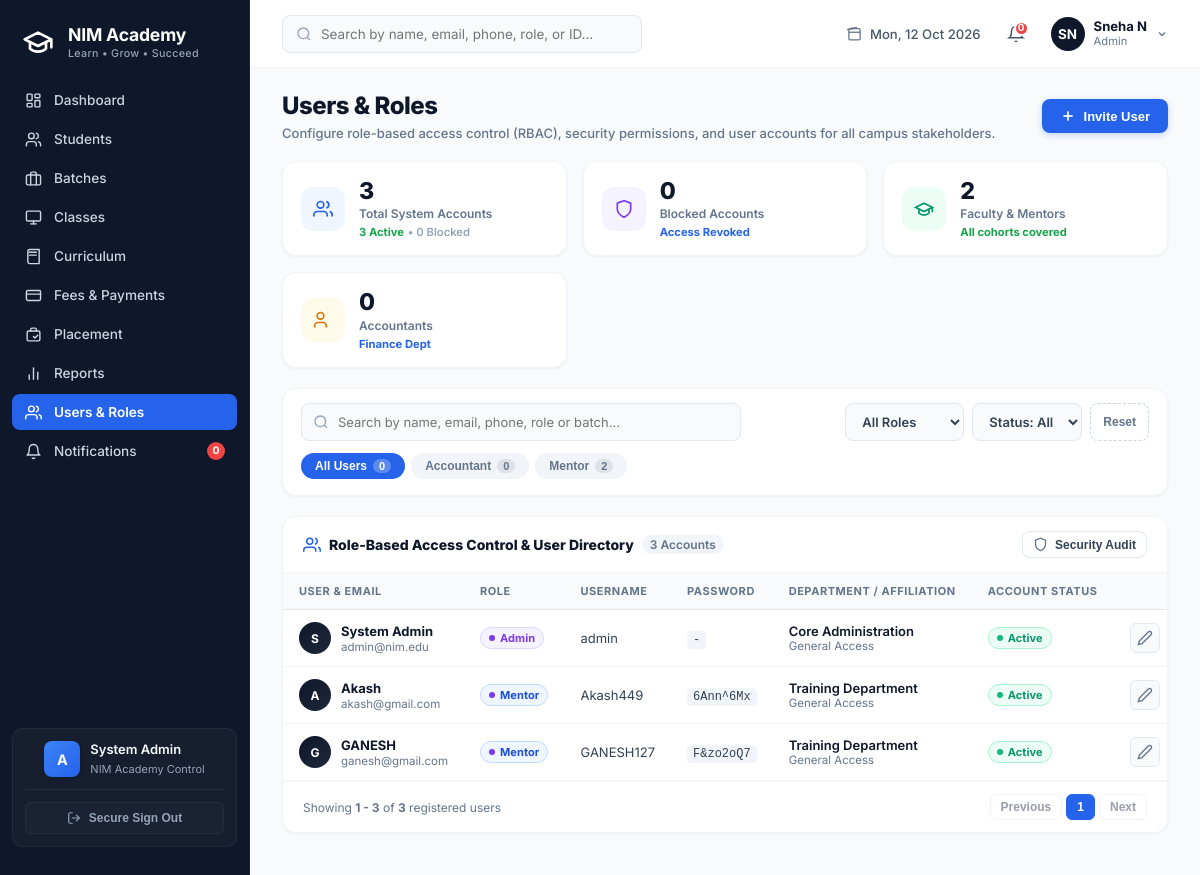
/users/, run on the app's committed database.
### studentsapp/models.py (models this page shows)
class AppUser(models.Model):
    name = models.CharField(max_length=100)
    role = models.CharField(max_length=50)
    email = models.EmailField()
    status = models.CharField(max_length=20, default='Active')
    term_credits = models.CharField(max_length=50, blank=True, null=True, default='Semester 1 / 4 Cr')
    topics_count = models.IntegerField(default=12)
    hands_on_labs = models.IntegerField(default=4)
    compute_env = models.CharField(max_length=100, blank=True, null=True, default='AWS Cloud9')
    username = models.CharField(max_length=50, blank=True, null=True)
    portal_password = models.CharField(max_length=50, blank=True, null=True)

### studentsapp/views.py (the view)
# urls.py: path('users/', views.users_roles, name='users_roles'),
def users_roles(request):
    query = request.GET.get('q', '')
    role_filter = request.GET.get('role', '')
    status_filter = request.GET.get('status', '')
    from django.db.models import Sum
    users_qs = AppUser.objects.annotate(
        student_count=Count('mentees', filter=Q(mentees__approval_status='Approved') & ~Q(mentees__status='Dropped')),
        total_capacity=Sum('batch__capacity', filter=Q(batch__status='Active'))
    ).order_by('-id')
    for u in users_qs:
        if u.total_capacity is None:
            u.total_capacity = 0
    if query:
        users_qs = users_qs.filter(Q(name__icontains=query) | Q(email__icontains=query) | Q(username__icontains=query))
    if role_filter and role_filter != 'all':
        users_qs = users_qs.filter(role__iexact=role_filter)
    if status_filter:
        users_qs = users_qs.filter(status__iexact=status_filter)
    paginator = Paginator(users_qs, 5)
    page_number = request.GET.get('page')
    page_obj = paginator.get_page(page_number)
    context = {
        'active_page': 'users_roles',
        'users': page_obj,
        'kpi': {
            'total': AppUser.objects.count(),
            'admins': AppUser.objects.filter(role='Admin').count(),
            'mentors': AppUser.objects.filter(role='Mentor').count(),
            'accountants': AppUser.objects.filter(role='Accountant').count(),
            'active': AppUser.objects.filter(status='Active').count(),
            'blocked': AppUser.objects.filter(status='Blocked').count(),
        },
        'current_q': query,
        'current_role': role_filter,
        'current_status': status_filter
    }
    return render(request, 'users_roles.html', context)

### studentsapp/templates/users_roles.html (shortened to what this page needs)
{% load static %}
<!DOCTYPE html>
<html lang="en">
<head>
  <link rel="stylesheet" href="{% static 'css/sidebar.css' %}">
  <link rel="stylesheet" href="{% static 'css/dashboard.css' %}">
  <link rel="stylesheet" href="{% static 'css/admin.css' %}">
</head>
<body>
<div class="dashboard-wrapper">
  {% include 'sidebar.html' with active_page='users_roles' %}
  <main class="dashboard-main">
    <header class="main-header">
      <div class="header-search-wrap">
        <span class="search-icon-svg">
        </span>
        <input type="text" class="header-search-input" placeholder="Search by name, email, phone, role, or ID...">
      </div>
      <div class="header-right-meta">
        <div class="header-date-display">
          <svg viewBox="0 0 24 24" fill="none" stroke="currentColor" stroke-width="2"><rect width="18" height="18" x="3" y="4" rx="2"/><line x1="16" x1="16" y1="2" y2="6"/><line x1="8" x2="8" y1="2" y2="6"/><line x1="3" x2="21" y1="10" y2="10"/></svg>
          <span>{% now "D, d M Y" %}</span>
        </div>
        <a href="{% url 'notifications' %}" class="header-notif-btn" title="Notifications">
          <span class="header-notif-badge" id="headerNotifBadge">{{ unread_notifications_count|default:0 }}</span>
        </a>
        <div class="header-user-profile" title="Admin Account">
          <div class="user-avatar-circle" style="background-color: #0f172a; color: #ffffff; font-weight: 700;">SN</div>
          <div class="user-text-info">
            <span class="user-name-title">Sneha N</span>
            <span class="user-role-sub">Admin</span>
          </div>
          <span class="user-dropdown-arrow">
            <svg viewBox="0 0 24 24" fill="none" stroke="currentColor" stroke-width="2.5"><polyline points="6 9 12 15 18 9"/></svg>
          </span>
        </div>
      </div>
    </header>
    <div class="admin-workspace">
      <div class="page-title-row">
        <div class="title-text-group">
          <h1 class="main-page-title">Users & Roles</h1>
          <p class="main-page-subtitle">Configure role-based access control (RBAC), security permissions, and user accounts for all campus stakeholders.</p>
        </div>
        <div class="page-actions-group">
          <button class="btn-primary-add" onclick="document.getElementById('addUserModal').classList.add('active');">
            <svg viewBox="0 0 24 24" fill="none" stroke="currentColor" stroke-width="2.5"><line x1="12" y1="5" x2="12" y2="19"/><line x1="5" y1="12" x2="19" y2="12"/></svg>
            <span>Invite User</span>
          </button>
        </div>
      </div>
      <div class="kpi-cards-grid">
        <div class="kpi-stat-card">
          <div class="kpi-icon-box kpi-icon-blue">
            <svg viewBox="0 0 24 24" fill="none" stroke="currentColor" stroke-width="2"><path d="M17 21v-2a4 4 0 0 0-4-4H5a4 4 0 0 0-4 4v2"/><circle cx="9" cy="7" r="4"/><path d="M23 21v-2a4 4 0 0 0-3-3.87"/><path d="M16 3.13a4 4 0 0 1 0 7.75"/></svg>
          </div>
          <div class="kpi-details-col">
            <span class="kpi-stat-number">{{ kpi.total }}</span>
            <span class="kpi-stat-label">Total System Accounts</span>
            <span class="kpi-trend-row"><span class="trend-green">{{ kpi.active }} Active</span> &bull; {{ kpi.blocked }} Blocked</span>
          </div>
        </div>
        <div class="kpi-stat-card">
          <div class="kpi-icon-box kpi-icon-purple">
            <svg viewBox="0 0 24 24" fill="none" stroke="currentColor" stroke-width="2"><path d="M12 22s8-4 8-10V5l-8-3-8 3v7c0 6 8 10 8 10z"/></svg>
          </div>
          <div class="kpi-details-col">
            <span class="kpi-stat-number">{{ kpi.blocked }}</span>
              <span class="kpi-stat-label">Blocked Accounts</span>
              <span class="kpi-trend-row"><span class="trend-blue">Access Revoked</span></span>
          </div>
        </div>
        <div class="kpi-stat-card">
          <div class="kpi-icon-box kpi-icon-green">
            <svg viewBox="0 0 24 24" fill="none" stroke="currentColor" stroke-width="2"><path d="M22 10v6M2 10l10-5 10 5-10 5z"/><path d="M6 12v5c3 3 9 3 12 0v-5"/></svg>
          </div>
          <div class="kpi-details-col">
            <span class="kpi-stat-number">{{ kpi.mentors }}</span>
            <span class="kpi-stat-label">Faculty & Mentors</span>
            <span class="kpi-trend-row"><span class="trend-green">All cohorts covered</span></span>
          </div>
        </div>
        <div class="kpi-stat-card">
          <div class="kpi-icon-box kpi-icon-amber">
            <svg viewBox="0 0 24 24" fill="none" stroke="currentColor" stroke-width="2"><path d="M16 21v-2a4 4 0 0 0-4-4H6a4 4 0 0 0-4 4v2"/><circle cx="9" cy="7" r="4"/></svg>
          </div>
          <div class="kpi-details-col">
            <span class="kpi-stat-number">{{ kpi.accountants }}</span>
            <span class="kpi-stat-label">Accountants</span>
              <span class="kpi-trend-row"><span class="trend-blue">Finance Dept</span></span></span>
          </div>
        </div>
      </div>
      <div class="filter-controls-card">
        <div class="filter-controls-row">
          <div class="filter-search-box">
            <input type="text" class="filter-search-input" id="userSearchInput" placeholder="Search by name, email, phone, role or batch...">
          </div>
          <div class="filter-dropdowns-group">
            <select class="filter-select" id="roleFilterSelect" name="role">
                <option value="all" {% if current_role == "all" %}selected{% endif %}>All Roles</option>
            </select>
            <select class="filter-select" id="statusUserSelect">
                <option value="" {% if current_status == "" %}selected{% endif %}>Status: All</option>
              </select>
            <button class="btn-filter-reset" onclick="resetUserFilters()">Reset</button>
          </div>
        </div>
        <div class="filter-tabs-row">
          <button class="pill-tab-btn {% if not current_role or current_role == 'all' %}active{% endif %}" onclick="filterByRoleTab('all')">
            <span>All Users</span>
            <span class="pill-tab-count">{{ users.count|default:'0' }}</span>
          </button>
          <button class="pill-tab-btn {% if current_role == 'Accountant' %}active{% endif %}" onclick="filterByRoleTab('Accountant')">
            <span>Accountant</span>
            <span class="pill-tab-count">{{ kpi.accountants }}</span>
          </button>
          <button class="pill-tab-btn {% if current_role == 'Mentor' %}active{% endif %}" onclick="filterByRoleTab('Mentor')">
            <span>Mentor</span>
            <span class="pill-tab-count">{{ kpi.mentors }}</span>
          </button>
        </div>
      </div>
      <div class="table-card">
        <div class="table-card-header">
          <div class="table-header-title">
            <svg viewBox="0 0 24 24" fill="none" stroke="currentColor" stroke-width="2" style="width: 18px; height: 18px; color: var(--admin-blue);"><path d="M17 21v-2a4 4 0 0 0-4-4H5a4 4 0 0 0-4 4v2"/><circle cx="9" cy="7" r="4"/><path d="M23 21v-2a4 4 0 0 0-3-3.87"/><path d="M16 3.13a4 4 0 0 1 0 7.75"/></svg>
            <span>Role-Based Access Control & User Directory</span>
            <span class="table-records-count">{{ users.paginator.count|default:"0" }} Accounts</span>
          </div>
          <div style="display: flex; gap: 8px;">
            <button class="btn-secondary-action" style="padding: 5px 10px; font-size: 0.75rem;" onclick="alert('Auditing permissions matrix across all active accounts...');">
              <svg viewBox="0 0 24 24" fill="none" stroke="currentColor" stroke-width="2"><path d="M12 22s8-4 8-10V5l-8-3-8 3v7c0 6 8 10 8 10z"/></svg>
              <span>Security Audit</span>
            </button>
          </div>
        </div>
        <div class="table-scroll-container">
          <table class="admin-data-table" id="usersTable">
            <thead>
              <tr>
                <th style="width: 250px;">User & Email</th>
                <th>Role</th>
                  <th>Username</th>
                  <th>Password</th>
                  <th>Department / Affiliation</th>
                <th>Account Status</th>
                <th style="text-align: right; width: 130px;">Actions</th>
              </tr>
            </thead>
            <tbody>
              {% for app_user in users %}
              <tr data-id="{{ app_user.id }}" data-role="{{ app_user.role }}" data-status="{{ app_user.status|default:"Active" }}">
                <td>
                  <div class="entity-cell">
                    <div class="entity-avatar" style="background: linear-gradient(135deg, #0f172a, #1e293b);">{{ app_user.name|slice:":1"|upper }}</div>
                    <div class="entity-info">
                      <span class="entity-name">{{ app_user.name }}</span>
                      <span class="entity-sub">{{ app_user.email }}</span>
                    </div>
                  </div>
                </td>
                <td>
                  <span class="status-badge badge-role-{{ app_user.role|lower }}">
                    <span class="badge-dot" style="background: #7c3aed;"></span> {{ app_user.role }}
                  </span>
                </td>
                  <td>{{ app_user.username|default:"-" }}</td>
                  <td><span style="font-family:monospace; background:#f1f5f9; padding:2px 6px; border-radius:4px; font-size:0.75rem;">{{ app_user.portal_password|default:"-" }}</span></td>
                <td>
                  <span style="font-weight: 600; color: var(--admin-text-main);">{% if app_user.role == 'Admin' %}Core Administration{% elif app_user.role == 'Mentor' %}Training Department{% else %}Finance Department{% endif %}</span>
                    <div style="font-size: 0.71875rem; color: var(--admin-text-muted);">General Access</div>
                </td>
                <td>
                    {% if app_user.status == 'Blocked' %}
                    <span class="status-badge" style="background:#fee2e2; color:#ef4444;">Blocked</span>
                    {% else %}
                    <span class="status-badge badge-active"><span class="badge-dot"></span> Active</span>
                    {% endif %}
                  </td>
                <td>
                  <div class="table-actions-cell" style="justify-content: flex-end;">
                      <button title="Edit User" onclick="openEditUserModal(this);" style="background: #f8fafc; border: 1px solid #e2e8f0; border-radius: 6px; padding: 6px; cursor: pointer; color: #64748b; margin-right: 8px; display: inline-flex; align-items: center; justify-content: center; transition: all 0.2s;" onmouseover="this.style.background='#ecfdf5'; this.style.color='#10b981'; this.style.borderColor='#a7f3d0';" onmouseout="this.style.background='#f8fafc'; this.style.color='#64748b'; this.style.borderColor='#e2e8f0';">
                          <svg viewBox="0 0 24 24" width="16" height="16" fill="none" stroke="currentColor" stroke-width="2"><path d="M17 3a2.828 2.828 0 1 1 4 4L7.5 20.5 2 22l1.5-5.5L17 3z"/></svg>
                        </button>
                    </div>
                </td>
              </tr>
              {% empty %}
              <tr>
                <td colspan="7" style="text-align: center; padding: 2rem;">No users found.</td>
              </tr>
              {% endfor %}
            </tbody>
          </table>
        </div>
        <div class="pagination-row">
            <div>Showing <strong>{{ users.start_index|default:"0" }} - {{ users.end_index|default:"0" }}</strong> of <strong>{{ users.paginator.count|default:"0" }}</strong> registered users</div>
            <div class="pagination-controls">
              {% if users.has_previous %}
              <button class="btn-page-nav" onclick="goToPage({{ users.previous_page_number }})">Previous</button>
              <button class="btn-page-nav" onclick="goToPage(1)">1</button>
              {% if users.number > 3 %}
                <span style="padding: 0 10px; color: var(--admin-text-muted);">...</span>
              {% endif %}
              {% else %}
              <button class="btn-page-nav" disabled>Previous</button>
              {% endif %}
              <button class="btn-page-nav active">{{ users.number }}</button>
              {% if users.has_next %}
              {% if users.paginator.num_pages > users.number|add:"1" %}
                <span style="padding: 0 10px; color: var(--admin-text-muted);">...</span>
              {% endif %}
              <button class="btn-page-nav" onclick="goToPage({{ users.paginator.num_pages }})">{{ users.paginator.num_pages }}</button>
              <button class="btn-page-nav" onclick="goToPage({{ users.next_page_number }})">Next</button>
              {% else %}
              <button class="btn-page-nav" disabled>Next</button>
              {% endif %}
            </div>
          </div>
      </div>
    </div>
  </main>
</div>
</body>
</html>

### data on the page
AppUser: name "S", name "System Admin", email "admin@nim.edu", role "Admin", username "admin", portal_password "-", shows "Core Administration", status "Active" (drawn)
AppUser: name "A", name "Akash", email "akash@gmail.com", role "Mentor", username "Akash449", portal_password "6Ann^6Mx", shows "Training Department", status "Active" (drawn)
AppUser: name "G", name "GANESH", email "ganesh@gmail.com", role "Mentor", username "GANESH127", portal_password "F&zo2oQ7", shows "Training Department", status "Active" (drawn)

### other printed values
{{ unread_notifications_count|default:0 }} "0"
{{ kpi.total }} "3"
{{ kpi.active }} "3"
{{ kpi.blocked }} "0"
{{ kpi.mentors }} "2"
{{ kpi.accountants }} "0"
{{ users.count|default:'0' }} "0"
{{ users.paginator.count|default:"0" }} "3"
{{ users.start_index|default:"0" }} "1"
{{ users.end_index|default:"0" }} "3"
{{ users.number }} "1"
